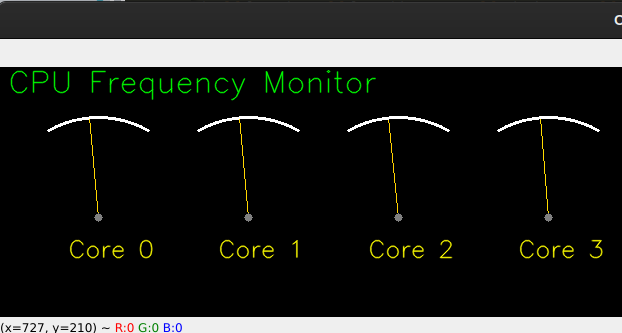
#> input picture image/CPU_Freq_Mon.png, 622 x 333 px
$ python Watermark_adder.py --input image/CPU_Freq_Mon.png
#> lines starting #> are read from the running program, lines starting #| are printed output that depends on the picture
import cv2
import numpy as np
import argparse

ap = argparse.ArgumentParser()
ap.add_argument("-i", "--input", required=True, help="The input filename, must end with .mp4")
# [4 lines of commented-out code are left out]
args = vars(ap.parse_args())

frame = cv2.imread(args['input'])
#> frame is the input picture: shape (333, 622, 3); mean B, G, R 37.6, 40.3, 39.1

target_w, target_h = frame.shape[:2]
#> target_w = 333; target_h = 622

font = cv2.FONT_HERSHEY_SCRIPT_SIMPLEX
cv2.putText(frame,"Jerry FUNG",(0,target_h//2), font, 8,(0,255,0),3,cv2.LINE_AA)
cv2.putText(frame,"Jerry FUNG",(0,target_h//4), font, 8,(0,255,0),3,cv2.LINE_AA)
cv2.putText(frame,"Jerry FUNG",(0,3*target_h//4), font, 8,(0,255,0),3,cv2.LINE_AA)
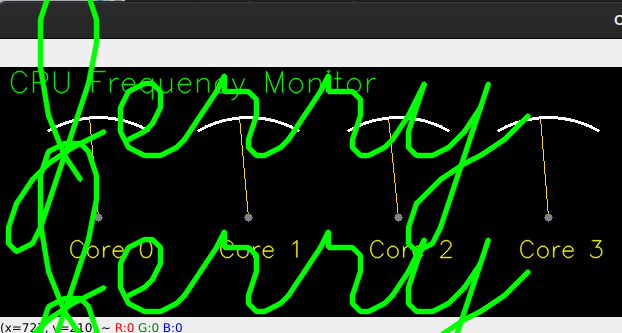
#> frame: shape (333, 622, 3); mean B, G, R 36.3, 61.1, 37.6

cv2.imshow("Watermark", frame)
cv2.waitKey()

$ run again, on image/Seven_Seg_Simulator.png
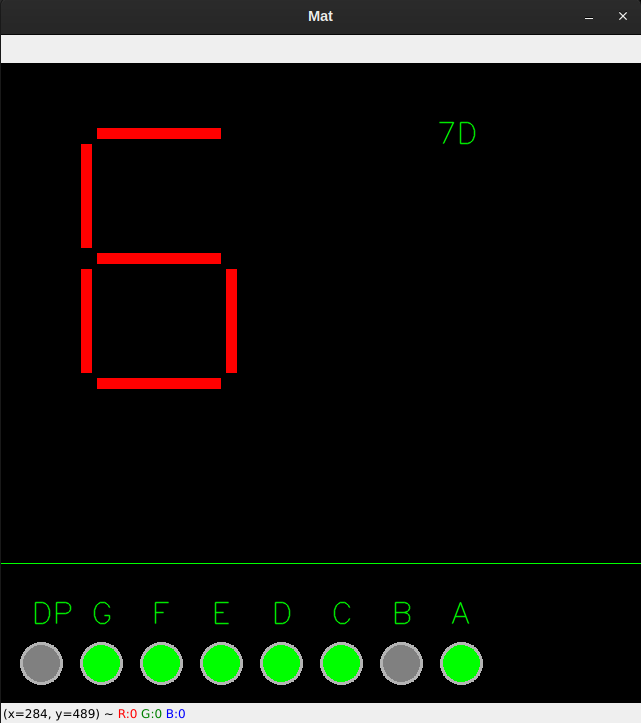
#> input picture image/Seven_Seg_Simulator.png, 641 x 723 px
#> frame is the input picture: shape (723, 641, 3); mean B, G, R 19.5, 23.7, 23.6
#> `cv2.putText(frame,"Jerry FUNG",(0,3*target_h//4), font, 8,(0,255,0),3,..`:
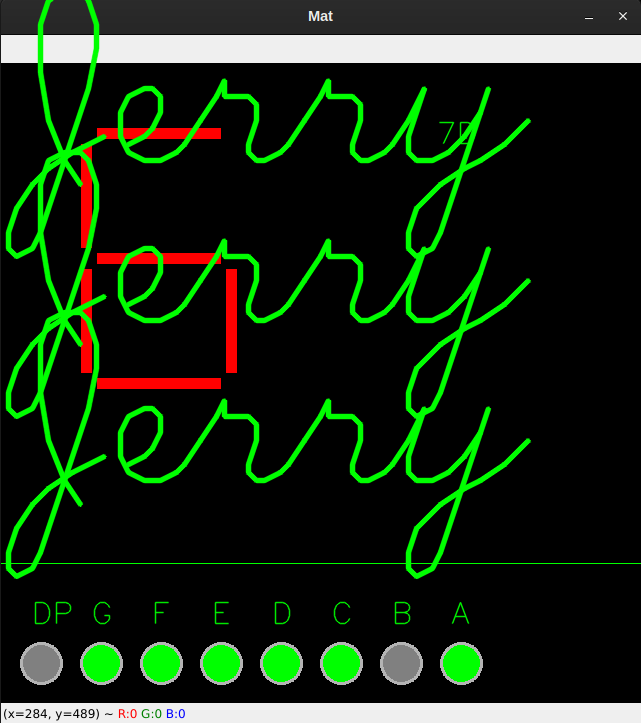
#> frame: shape (723, 641, 3); mean B, G, R 19.3, 39.9, 22.9

$ run again, on image/parametrized_circle.png
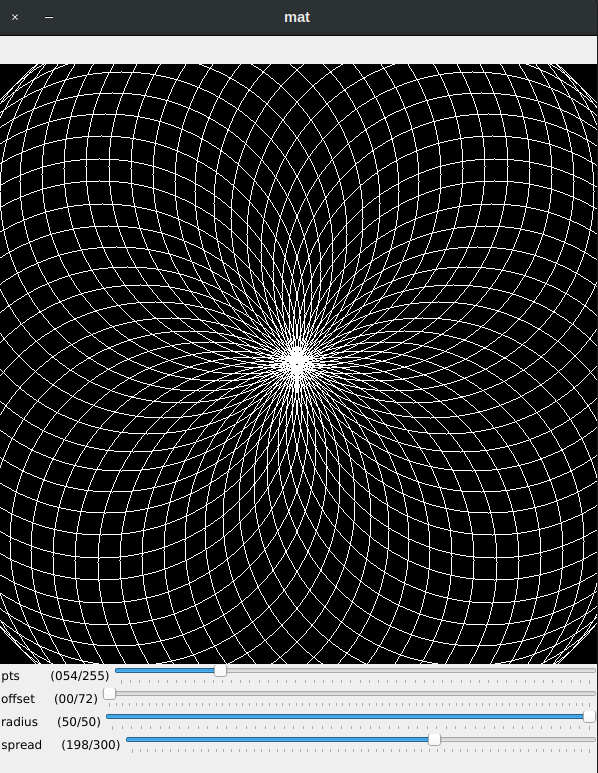
#> input picture image/parametrized_circle.png, 598 x 773 px
#> frame is the input picture: shape (773, 598, 3); mean B, G, R 64.7, 64.1, 63.1
#> `cv2.putText(frame,"Jerry FUNG",(0,3*target_h//4), font, 8,(0,255,0),3,..`:
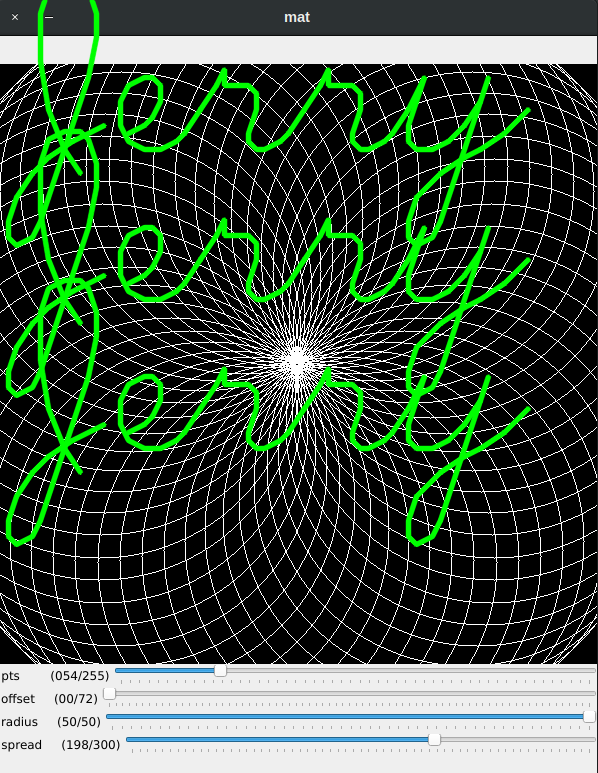
#> frame: shape (773, 598, 3); mean B, G, R 62.9, 78.7, 61.3
